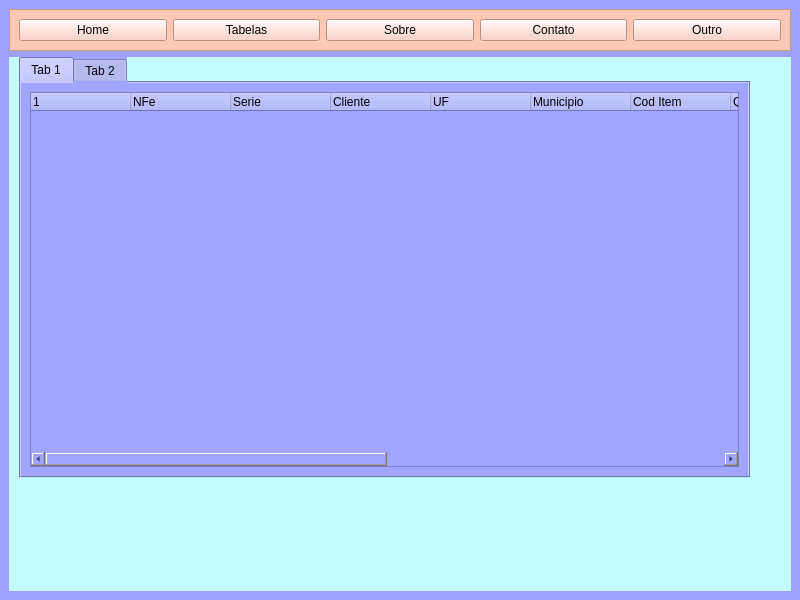
<?xml version="1.0" encoding="UTF-8"?>
<ui version="4.0">
 <class>MainWindow</class>
 <widget class="QMainWindow" name="MainWindow">
  <property name="geometry">
   <rect>
    <x>0</x>
    <y>0</y>
    <width>800</width>
    <height>600</height>
   </rect>
  </property>
  <property name="windowTitle">
   <string>MainWindow</string>
  </property>
  <property name="styleSheet">
   <string notr="true">background-color: rgb(160, 162, 255);</string>
  </property>
  <widget class="QWidget" name="centralwidget">
   <layout class="QVBoxLayout" name="verticalLayout">
    <item>
     <widget class="QFrame" name="frame">
      <property name="styleSheet">
       <string notr="true">background-color: rgb(255, 200, 181);</string>
      </property>
      <property name="frameShape">
       <enum>QFrame::StyledPanel</enum>
      </property>
      <property name="frameShadow">
       <enum>QFrame::Raised</enum>
      </property>
      <layout class="QHBoxLayout" name="horizontalLayout">
       <item>
        <widget class="QPushButton" name="pushButton">
         <property name="text">
          <string>Home</string>
         </property>
        </widget>
       </item>
       <item>
        <widget class="QPushButton" name="pushButton_2">
         <property name="text">
          <string>Tabelas</string>
         </property>
        </widget>
       </item>
       <item>
        <widget class="QPushButton" name="pushButton_3">
         <property name="text">
          <string>Sobre</string>
         </property>
        </widget>
       </item>
       <item>
        <widget class="QPushButton" name="pushButton_4">
         <property name="text">
          <string>Contato</string>
         </property>
        </widget>
       </item>
       <item>
        <widget class="QPushButton" name="pushButton_5">
         <property name="text">
          <string>Outro</string>
         </property>
        </widget>
       </item>
      </layout>
     </widget>
    </item>
    <item>
     <widget class="QStackedWidget" name="stackedWidget">
      <property name="styleSheet">
       <string notr="true">background-color: rgb(196, 253, 255);</string>
      </property>
      <property name="currentIndex">
       <number>0</number>
      </property>
      <widget class="QWidget" name="page">
       <widget class="QTabWidget" name="tabWidget">
        <property name="geometry">
         <rect>
          <x>10</x>
          <y>0</y>
          <width>731</width>
          <height>421</height>
         </rect>
        </property>
        <property name="styleSheet">
         <string notr="true">background-color: rgb(160, 165, 255);</string>
        </property>
        <property name="currentIndex">
         <number>0</number>
        </property>
        <widget class="QWidget" name="tab">
         <attribute name="title">
          <string>Tab 1</string>
         </attribute>
         <layout class="QVBoxLayout" name="verticalLayout_2">
          <item>
           <widget class="QTreeWidget" name="treeWidget">
            <column>
             <property name="text">
              <string>1</string>
             </property>
            </column>
            <column>
             <property name="text">
              <string>NFe</string>
             </property>
            </column>
            <column>
             <property name="text">
              <string>Serie</string>
             </property>
            </column>
            <column>
             <property name="text">
              <string>Cliente</string>
             </property>
            </column>
            <column>
             <property name="text">
              <string>UF</string>
             </property>
            </column>
            <column>
             <property name="text">
              <string>Municipio</string>
             </property>
            </column>
            <column>
             <property name="text">
              <string>Cod Item</string>
             </property>
            </column>
            <column>
             <property name="text">
              <string>Quantidade</string>
             </property>
            </column>
            <column>
             <property name="text">
              <string>Decricao</string>
             </property>
            </column>
            <column>
             <property name="text">
              <string>UN</string>
             </property>
            </column>
            <column>
             <property name="text">
              <string>Especie</string>
             </property>
            </column>
            <column>
             <property name="text">
              <string>Valor NFe</string>
             </property>
            </column>
            <column>
             <property name="text">
              <string>Data Importacao</string>
             </property>
            </column>
            <column>
             <property name="text">
              <string>Usuario</string>
             </property>
            </column>
           </widget>
          </item>
         </layout>
        </widget>
        <widget class="QWidget" name="tab_2">
         <attribute name="title">
          <string>Tab 2</string>
         </attribute>
        </widget>
       </widget>
      </widget>
      <widget class="QWidget" name="page_2">
       <layout class="QHBoxLayout" name="horizontalLayout_2">
        <item>
         <widget class="QLabel" name="label">
          <property name="styleSheet">
           <string notr="true">background-color: rgb(105, 131, 102);</string>
          </property>
          <property name="text">
           <string>&lt;html&gt;&lt;head/&gt;&lt;body&gt;&lt;p align=&quot;center&quot;&gt;&lt;span style=&quot; font-size:48pt; color:#0000ff;&quot;&gt;PYTAX&lt;/span&gt;&lt;/p&gt;&lt;p align=&quot;center&quot;&gt;&lt;span style=&quot; font-size:36pt; color:#0000ff;&quot;&gt;Sistema De Gerenciamento&lt;/span&gt;&lt;/p&gt;&lt;/body&gt;&lt;/html&gt;</string>
          </property>
         </widget>
        </item>
       </layout>
      </widget>
     </widget>
    </item>
   </layout>
  </widget>
 </widget>
 <resources/>
 <connections/>
</ui>
